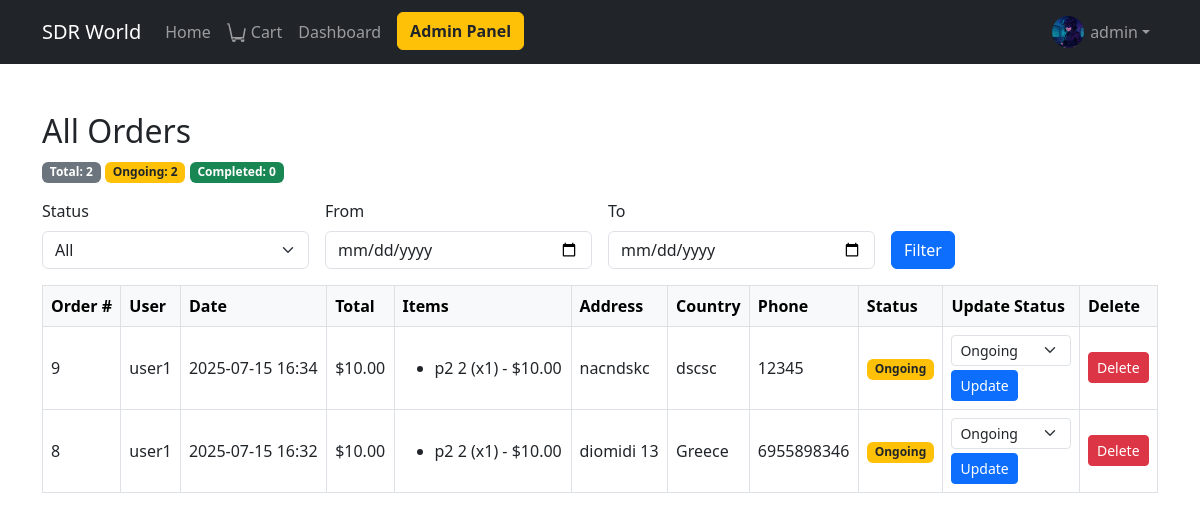
Page /adminpanel/orders/ (signed in) on the earlier database version.
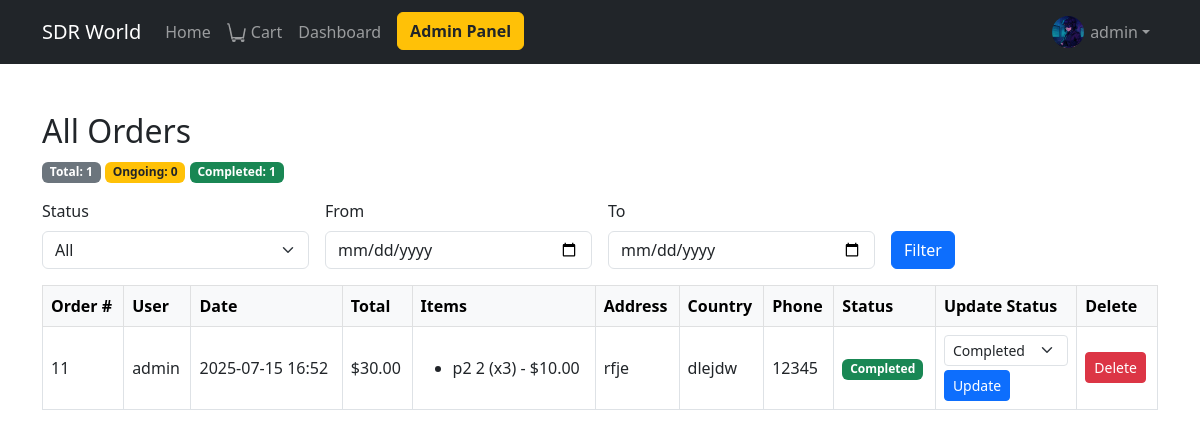
Same page on the later database version.
### cart/models.py (models this page shows, shortened)
class Order(models.Model):
    user = models.ForeignKey(User, related_name='orders', on_delete=models.CASCADE)
    created_at = models.DateTimeField(auto_now_add=True)
    total = models.DecimalField(max_digits=10, decimal_places=2)
    address = models.CharField(max_length=255, blank=True)
    phone = models.CharField(max_length=32, blank=True)
    country = models.CharField(max_length=64, blank=True)
    STATUS_CHOICES = [
        ('ongoing', 'Ongoing'),
        ('completed', 'Completed'),
    ]
    status = models.CharField(max_length=20, choices=STATUS_CHOICES, default='ongoing')

class OrderItem(models.Model):
    order = models.ForeignKey(Order, related_name='items', on_delete=models.CASCADE)
    product = models.ForeignKey(Product, on_delete=models.CASCADE)
    quantity = models.PositiveIntegerField()
    price = models.DecimalField(max_digits=10, decimal_places=2)

### products/models.py (models this page shows, shortened)
class Product(models.Model):
    name = models.CharField(max_length=200)
    brand = models.CharField(max_length=100)
    price = models.DecimalField(max_digits=10, decimal_places=2)
    description = models.TextField()
    image = models.ImageField(upload_to='products/')
    category = models.ForeignKey(Category, related_name='products', on_delete=models.CASCADE)
    created_at = models.DateTimeField(auto_now_add=True)

### adminpanel/views.py (the view)
# urls.py: path('orders/', views.orders_crud, name='orders_crud'),
@user_passes_test(is_admin_or_editor)
def orders_crud(request):
    orders = Order.objects.select_related('user').prefetch_related('items__product').order_by('-created_at')
    status_filter = request.GET.get('status', '')
    date_from = request.GET.get('date_from', '')
    date_to = request.GET.get('date_to', '')
    if status_filter:
        orders = orders.filter(status=status_filter)
    if date_from:
        orders = orders.filter(created_at__date__gte=date_from)
    if date_to:
        orders = orders.filter(created_at__date__lte=date_to)
    order_count_all = Order.objects.count()
    order_count_ongoing = Order.objects.filter(status='ongoing').count()
    order_count_completed = Order.objects.filter(status='completed').count()
    return render(request, 'adminpanel/orders_crud.html', {
        'orders': orders,
        'status_filter': status_filter,
        'date_from': date_from,
        'date_to': date_to,
        'order_count_all': order_count_all,
        'order_count_ongoing': order_count_ongoing,
        'order_count_completed': order_count_completed,
    })

### adminpanel/views.py (called while the page is built)
def is_admin_or_editor(user):
    return user.is_staff or user.is_superuser

### templates/adminpanel/orders_crud.html (shortened to what this page needs)
{% extends 'base.html' %}
{% block content %}
<div class="container mt-5">
    <h2>All Orders</h2>
    <div class="mb-3">
        <span class="badge bg-secondary">Total: {{ order_count_all }}</span>
        <span class="badge bg-warning text-dark">Ongoing: {{ order_count_ongoing }}</span>
        <span class="badge bg-success">Completed: {{ order_count_completed }}</span>
    </div>
    <form class="row g-3 mb-3" method="get">
        <div class="col-md-3">
            <label for="status-filter" class="form-label">Status</label>
            <select class="form-select" id="status-filter" name="status">
                <option value="">All</option>
            </select>
        </div>
        <div class="col-md-3">
            <label for="date-from" class="form-label">From</label>
            <input type="date" class="form-control" id="date-from" name="date_from" value="{{ date_from }}">
        </div>
        <div class="col-md-3">
            <label for="date-to" class="form-label">To</label>
            <input type="date" class="form-control" id="date-to" name="date_to" value="{{ date_to }}">
        </div>
        <div class="col-md-3 align-self-end">
            <button type="submit" class="btn btn-primary">Filter</button>
        </div>
    </form>
    <table class="table table-bordered align-middle">
        <thead class="table-light">
            <tr>
                <th>Order #</th>
                <th>User</th>
                <th>Date</th>
                <th>Total</th>
                <th>Items</th>
                <th>Address</th>
                <th>Country</th>
                <th>Phone</th>
                <th>Status</th>
                <th>Update Status</th>
                <th>Delete</th>
            </tr>
        </thead>
        <tbody>
            {% for order in orders %}
            <tr>
                <td>{{ order.id }}</td>
                <td>{{ order.user.username }}</td>
                <td>{{ order.created_at|date:"Y-m-d H:i" }}</td>
                <td>${{ order.total|floatformat:2 }}</td>
                <td>
                    <ul class="mb-0">
                        {% for item in order.items.all %}
                            <li>{{ item.product.name }} (x{{ item.quantity }}) - ${{ item.price|floatformat:2 }}</li>
                        {% endfor %}
                    </ul>
                </td>
                <td>{{ order.address }}</td>
                <td>{{ order.country }}</td>
                <td>{{ order.phone }}</td>
                <td><span class="badge {% if order.status == 'completed' %}bg-success{% else %}bg-warning text-dark{% endif %}">{{ order.get_status_display }}</span></td>
                <td>
                    <form class="order-status-form" data-order-id="{{ order.id }}">
                        <select name="status" class="form-select form-select-sm">
                            <option value="ongoing" {% if order.status == 'ongoing' %}selected{% endif %}>Ongoing</option>
                            <option value="completed" {% if order.status == 'completed' %}selected{% endif %}>Completed</option>
                        </select>
                        <button type="submit" class="btn btn-sm btn-primary mt-1">Update</button>
                    </form>
                </td>
                <td>
                    <form class="order-delete-form" data-order-id="{{ order.id }}">
                        <button type="submit" class="btn btn-sm btn-danger">Delete</button>
                    </form>
                </td>
            </tr>
            {% empty %}
            <tr><td colspan="11">No orders yet.</td></tr>
            {% endfor %}
        </tbody>
    </table>
</div>
{% endblock %}

Differences in the rows shown:
removed Order: id "9", user.username "user1", created_at "2025-07-15 16:34", total "10.00", address "nacndskc", country "dscsc", phone "12345", status "Ongoing"
removed OrderItem: product.name "p2 2", quantity "1", price "10.00", shown under "9"
removed Order: id "8", user.username "user1", created_at "2025-07-15 16:32", total "10.00", address "diomidi 13", country "Greece", phone "6955898346", status "Ongoing"
removed OrderItem: product.name "p2 2", quantity "1", price "10.00", shown under "8"
added Order: id "11", user.username "admin", created_at "2025-07-15 16:52", total "30.00", address "rfje", country "dlejdw", phone "12345", status "Completed"
added OrderItem: product.name "p2 2", quantity "3", price "10.00", shown under "11"
Other differences:
{{ order_count_all }}: "2" → "1"
{{ order_count_ongoing }}: "2" → "0"
{{ order_count_completed }}: "0" → "1"
